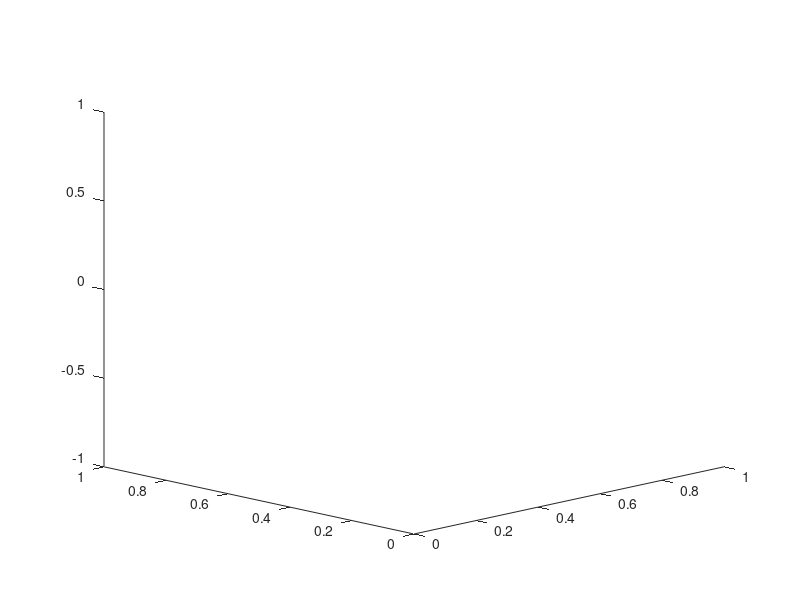

Recreate this plot in MATLAB. (Note: this script raises an error after producing the figure.)
clf;
clear all;

% Creates a log of the command window and clears any previous logs
dfile ='CommandWindowLog';
% if exist(dfile, 'file') ; delete(dfile); end
diary(dfile)
diary on

hold on;

% Orient the plot/workspace viewport

% azimuth, az, is the horizontal rotation about the z-axis as measured in degrees from the negative y-axis.
% Positive values indicate counterclockwise rotation of the viewpoint
az = -45;
% el is the vertical elevation of the viewpoint in degrees.
% Positive values of elevation correspond to moving above the object; negative values correspond to moving below the object.
el = 15;

view(az,el);

%% Place the robot base according to your student number.
%  For an 8 digit student number: xxxxyyyy, the base must be [x.xxx,y.yyy,1]meters.
%  So, for student number: 10052821,  robot.base = transl( [1.005, 2.821, 1]);

mdl_puma560;
robot = p560;

% Student number = 12876785
baseLocation = [1.287,6.785,1];
robot.base = robot.base * transl(baseLocation);

axis([-2+baseLocation(1) 2+baseLocation(1) -2+baseLocation(2) 2+baseLocation(2) -1.5 2.5]);
robot.teach();
startQ = [0,0,0,0,0,0];
robot.animate(startQ);


%% Show calculations to determine the tool offset as a homogeneous transform matrix to attach the blasting nozzle (shown in the figure) to the robot (4)

blastStreamAngle = deg2rad(45);
toolOffset = [0,0,(200*tan(blastStreamAngle))/1000]; % Tool offset in meters
toolOffset = [0,0,0.2]; % Tool offset in meters

toolTransform = transl(toolOffset);
robot.tool=toolTransform;

robotTransform = robot.fkine(robot.getpos);
Transform = robotTransform*toolTransform;

plot3(Transform(1,4),Transform(2,4),Transform(3,4),'.','Color','b','MarkerSize',10);
% Transform = robotTransform +;

%% Choose a location for the drum based upon your personalised robot location

drumPosition = baseLocation;
drumPosition(1) = drumPosition(1)-0.75;
drumPosition(3) = drumPosition(3)-1.5;

drum = LoadObject("Drum.ply",drumPosition,0);

%% In your report, show (a) the robot base transform, (b) the drum transform and (c) the transform between the robot base and the drum

disp("Robot Base Transform");
robotBaseTransform = robot.base

disp("Robot Drum Transform");
drumTransform = transl(drumPosition)

disp("Transform Between Base and Drum");
robotDrumTransform = robotBaseTransform * drumTransform

%% Show how you used an inverse kinematic solver to find a starting pose that points the nozzle at one corner of the white window on the drum (2).
%  Remember you can use “Tools->Data Tips” in the Matlab figure window to find the [x,y,z] of the corners of the white window.

% Window corner point from data tips = [1.983,6.84,0.591]

drumOriginToCorner1=[0.3856,0.0550,0.5910];
windowCorner1 = drumPosition+drumOriginToCorner1;

drumOriginToCorner2=[0.1964,0.0550,0.5910];
windowCorner2 = drumPosition+drumOriginToCorner2

robot.animate(deg2rad([0,170,-35,0,0,0])); %initial guess for ikcon

% windowCorner = [0.8,6.84,0.591];
startPose = windowCorner1;
startPose(3) = startPose(3)+0.3;
% startPose(3) = startPose(3);
robotPose = CalculateQ(robot,startPose);
robot.animate(robotPose);

robotStartTransform = robot.fkine(robot.getpos);
% startPoint = robotStartTransform(1:3,4)';
endPoint = windowCorner2;
endPoint(3) = endPoint(3)+0.3;
% endPoint(2) = endPoint(2) - 0.3;
velocity = 0.1892;

% Control allignment of end effector along trajectory
rpy=tr2rpy(robot.fkine(robot.getpos));
rpy(3)=rpy(3)+pi;
axis = -rpy; % Move along x axis

launching = false;

% [qMatrix,trajectoryPlot] = ResolveMotionRateControlCalculateTrajectory(robot,endPoint,velocity,axis,launching);
[q,qd,qdd] = Lab9Solution_Question3(robot,endPoint,velocity,axis,launching);

AnimateTrajectory(robot,q);

% Delete previous trajectory plot
% delete(trajectoryPlot);
% trajectoryPlot = [];

function AnimateTrajectory (robot,trajectory)

% Iterate the robot arms through their movement
for trajStep = 1:size(trajectory,1)
    
    Q = trajectory(trajStep,:);
    
    % calculate end effector position using fkine
    %     fkine = robot.fkine(robot.getpos());
    %     endEffectorPosition = fkine(1:3,4);
    
    %                 plot3(endEffectorPosition(1),endEffectorPosition(2),endEffectorPosition(3),'k.','LineWidth',1);
    
    % Animate robot through a fraction of the total movement
    robot.animate(Q);
    
    drawnow();
end
end

function [endQ] = CalculateQ(robot,point)

% % Calculating rotation of the end transform depending on object position
% if sign(point(2)) ~= 0
%     rotationTransformX = sign(point(1))*-trotx(pi/2);
% else
%     rotationTransformX = 1;
% end
%
% if sign(point(1)) ~= 0
%     rotationTransformY = sign(point(1))*troty(pi/2);
% else
%     rotationTransformY = 1;
% end

% End tranformation for the end effector
endTransform = transl(point)*troty(pi);

% endTransform = transl(point)*rotationTransformY*rotationTransformX;

% Use endTransform to find the joint orientations for the end position
endQ = robot.ikcon(endTransform,robot.getpos);

endTransformCheck = robot.fkine(endQ);

% Difference (absolute positive magnitude) between the specified end Transform and actual
% end Tansform calculated by ikcon (inverse kinematics)
transformError = abs(endTransformCheck) - abs(endTransform);

% Position error
translationError = transformError(1:3,4)';

% Rotation error
rotationError = rad2deg(tr2rpy(transformError(1:3,1:3)));

% Display errors
disp('Transformation Error: ')
disp(transformError);

disp('Translation Error: ')
disp(translationError);

disp('Rotation Error (degrees): ')
disp(rotationError);

end

function [qMatrix,trajectoryPlot]=ResolveMotionRateControlCalculateTrajectory(robot,endPoint,velocity,axis,steps,launching)

%%%%%%%%%%%%%%%%%%%%%%%%%%%%%%%%%%%%%%%%%%%%%%%%%%%%%%%%
% Modified from 41013 Robotics week 9 material
% "Lab9Solution_Question1.m"
%%%%%%%%%%%%%%%%%%%%%%%%%%%%%%%%%%%%%%%%%%%%%%%%%%%%%%%%

% Calculate distance to point to scale the number of steps for
% each trajectory
 
% % Transform = robotTransform*toolTransform;
robotTransform = robot.fkine(robot.getpos);
startPoint = robotTransform(1:3,4)';
distanceToEndPoint = norm(endPoint-startPoint);

% Robotics
% Lab 9 - Question 1 - Resolved Motion Rate Control in 6DOF
% 1.1) Set parameters for the simulation
% mdl_puma560;        % Load robot model
% t = (distanceToEndPoint)/velocity;             % Total time (s)
% deltaT = 0.005;      % Control frequency
% steps = round(t/deltaT,0,'decimals');   % No. of steps for simulation
% delta = 2*pi/steps; % Small angle change
% epsilon = 0.1;      % Threshold value for manipulability/Damped Least Squares
% W = diag([1 1 1 0.1 0.1 0.1]);    % Weighting matrix for the velocity vector 1s for more weighting than 0.1 angular velocities

t = 10;             % Total time (s)
deltaT = 0.02;      % Control frequency
% steps = t/deltaT;   % No. of steps for simulation
delta = 2*pi/steps; % Small angle change
epsilon = 0.1;      % Threshold value for manipulability/Damped Least Squares
W = diag([1 1 1 0.1 0.1 0.1]);    % Weighting matrix for the velocity vector

% 1.2) Allocate array data
m = zeros(steps,1);             % Array for Measure of Manipulability
qMatrix = zeros(steps,6);       % Array for joint anglesR
qdot = zeros(steps,6);          % Array for joint velocities
theta = zeros(3,steps);         % Array for roll-pitch-yaw angles
x = zeros(3,steps);             % Array for x-y-z trajectory
positionError = zeros(3,steps); % For plotting trajectory error
angleError = zeros(3,steps);    % For plotting trajectory error

% % Modify the rotation of the end effector based on the object position
% if endPoint(1)>0.01
%     objectTransform = troty(-pi/2);
% elseif endPoint(1) <0.01
%     objectTransform = troty(pi/2);
% else
%     objectTransform = eye(4);
% end
%
% if endPoint(2)>0.01
%     objectTransform = objectTransform*trotx(-pi/2);
% elseif endPoint(2) <0.01
%     objectTransform = objectTransform*trotx(pi/2);
% end
%
% rpy = tr2rpy(objectTransform);

% 1.3) Set up trajectory, initial pose
s = lspb(0,1,steps);                % Trapezoidal trajectory scalar
for i=1:steps
    x(1,i) = (1-s(i))*startPoint(1) + s(i)*endPoint(1); % Points in x
    x(2,i) = (1-s(i))*startPoint(2) + s(i)*endPoint(2); % Points in y
    if launching == true
        x(3,i) = startPoint(3) + sqrt((hypot(startPoint(2),startPoint(1)))^2-((hypot(x(1,i),x(2,i))))^2);% Points in z
    elseif launching == false
        x(3,i) = (1-s(i))*startPoint(3) + s(i)*endPoint(3); % Points in z
        %     x(3,i) = endPoint(3) + 0.2*sin(i*delta); % Points in z
        
        
    end
     theta(1,i) = axis(2);                                        % Roll angle % pi/2 alligns y to trajectory
    theta(2,i) = axis(1);                                        % Pitch angle   % pi/2 alligns x to trajectory
    theta(3,i) = axis(3);                                        % Yaw angle % pi/2 alligns z to trajectory
    
end

q0 = zeros(1,6);                                                            % Initial guess for joint angles

% robotTransform * trotx(deg2rad(axis(2)))*troty(deg2rad(axis(1)))*trotz(deg2rad(axis(3)));
qMatrix(1,:) = robot.ikcon(robotTransform,robot.getpos);                                            % Solve joint angles to achieve first waypoint

% 1.4) Track the trajectory with RMRC
for i = 1:steps-1
    T = robot.fkine(qMatrix(i,:));                                           % Get forward transformation at current joint state
    deltaX = x(:,i+1) - T(1:3,4);                                         	% Get position error from next waypoint
    Rd = rpy2r(theta(1,i+1),theta(2,i+1),theta(3,i+1));                     % Get next RPY angles, convert to rotation matrix
    Ra = T(1:3,1:3);                                                        % Current end-effector rotation matrix
    Rdot = (1/deltaT)*(Rd - Ra);                                            % Calculate rotation matrix error
    S = Rdot*Ra';                                                           % Skew symmetric!
    linear_velocity = (1/deltaT)*deltaX;
    angular_velocity = [S(3,2);S(1,3);S(2,1)];                              % Check the structure of Skew Symmetric matrix!!
    deltaTheta = tr2rpy(abs(Rd*Ra'));                                            % Convert rotation matrix to RPY angles. Gives error as rotation matrix times its transform should equal the indentity matrix
    xdot = W*[linear_velocity;angular_velocity];                          	% Calculate end-effector velocity to reach next waypoint.
    J = robot.jacob0(qMatrix(i,:));                                          % Get Jacobian at current joint state. Jacob gives with respect to base!!!
    m(i) = sqrt(abs(det(J*J')));
    if m(i) < epsilon                                                       % If manipulability is less than given threshold (epsilon was set at top)
        lambda = (1 - m(i)/epsilon)*5E-2; % If manipubility is insufficient then damping will be < 0
    else
        lambda = 0; % If manipubility is sufficient then damping will be = 0
    end
    invJ = inv(J'*J + lambda *eye(6))*J';                                   % DLS Inverse
    qdot(i,:) = (invJ*xdot)';                                               % Solve the RMRC equation (you may need to transpose the         vector)
    for j = 1:6                                                             % Loop through joints 1 to 6
        if qMatrix(i,j) + deltaT*qdot(i,j) < robot.qlim(j,1)                     % If next joint angle is lower than joint limit...
            qdot(i,j) = 0; % Stop the motor
        elseif qMatrix(i,j) + deltaT*qdot(i,j) > robot.qlim(j,2)                 % If next joint angle is greater than joint limit ...
            qdot(i,j) = 0; % Stop the motor
        end
    end
    qMatrix(i+1,:) = qMatrix(i,:) + deltaT*qdot(i,:);                         	% Update next joint state based on joint velocities
    positionError(:,i) = x(:,i+1) - T(1:3,4);                               % For plotting
    angleError(:,i) = deltaTheta;                                           % For plotting
end

Transfrom = robot.fkine(qMatrix(end,:));
            endPosition = Transfrom(1:3,4)';
            
            error = endPosition-endPoint;
            errorMax = max(abs(error));
            
            trajectoryPlot = plot3(x(1,:),x(2,:),x(3,:),'k.','LineWidth',1);
% Display errors
disp('End Point Translation Error: ')
disp(error);

disp('End Point Maximum Translation Error: ')
disp(errorMax);

disp('End Point Rotation Error (degrees): ')
disp(rad2deg(angleError(:,end))');

end

function [objectMesh_h] = LoadObject(objectName, position, orientation)

%%%%%%%%%%%%%%%%%%%%%%%%%%%%%%%%%%%%%%%%%%%%%%%%%%%%%%%%
% Modified from 41013 Robotics week 4 material material
% "PuttingSimulatedObjectsIntoTheEnvironment.m"
%%%%%%%%%%%%%%%%%%%%%%%%%%%%%%%%%%%%%%%%%%%%%%%%%%%%%%%%

% Loads object into environment in specified position and orientation

[f,v,data] = plyread(objectName,'tri');

% Scale the colours to be 0-to-1 (they are originally 0-to-255
vertexColours = [data.vertex.red, data.vertex.green, data.vertex.blue] / 255;

% Then plot the trisurf
objectMesh_h = trisurf(f,v(:,1),v(:,2), v(:,3) ...
    ,'FaceVertexCData',vertexColours,'EdgeColor','interp','EdgeLighting','flat');

% Get vertex count
objectVertexCount = size(v,1);

% Move center point to origin
midPoint = sum(v)/objectVertexCount;
objectVerts = v - repmat(midPoint,objectVertexCount,1);

innacuracyOffset = 0.006518;

position = [position(1)+midPoint(1)*cos(orientation),position(2)+midPoint(1)*sin(orientation),position(3)+midPoint(3)];

% Move forwards (facing in -y direction)
forwardTR = makehgtform('translate',position-innacuracyOffset);

% % Random rotate about Z
rotateTR = makehgtform('zrotate',orientation);

objectPose = eye(4);

% Move the pose forward and a slight and random rotation
objectPose = objectPose * forwardTR *rotateTR;
updatedPoints = [objectPose * [objectVerts,ones(objectVertexCount,1)]']';

% Now update the Vertices
objectMesh_h.Vertices = updatedPoints(:,1:3);
drawnow();

end

function [q,qd,qdd] = Lab9Solution_Question3(robot,endPoint,velocity,axis,launching)

% close all
% clear all
% clc
% 
% mdl_puma560    
qZero = zeros(1,6); % Initial joint angle guess for ikcon
tau_max = [97.7 186.4 89.4 24.2 20.1 21.3]';                                % Maximum joint torque of the Puma560

%%%%%%%%%% Variables to change %%%%%%%%%%%%%%%%%%%%%%%%%%%%%%%%%%%%%%%%%%%
robotTransform = robot.fkine(robot.getpos);
startPoint = robotTransform(1:3,4)';
distanceToEndPoint = norm(endPoint-startPoint);

time = distanceToEndPoint/velocity;



% time = 0.2;                                                                  % Total time to execute the motion
T1 = [[0 -1 0; 0 0 1; -1 0 0] [0;0.7;0];zeros(1,3) 1];                      % First pose
q1 = robot.ikcon(T1,qZero);                                                     % Inverse kinematics for 1st pose
T2 = [[0 0 1;0 -1 0; 1 0 0] [0.5;0;0.6];zeros(1,3) 1];                      % Second pose
q2 = robot.ikcon(T2,qZero);                                                     % Inverse kinematics for 2nd pose

%%%%%%%%%%%%%%%%%%%%%%%%%%%%%%%%%%%%%%%%%%%%%%%%%%%%%%%%%%%%%%%%%%%%%%%%%%
dt = 1/100;                                                                 % Set control frequency at 100Hz
steps = round(time/dt,0,'decimals');                                                            % No. of steps along trajectory

% s = lspb(0,1,steps);                                                      % Generate trapezoidal velocity profile
% for i = 1:steps
%     q(i,:) = (1-s(i))*q1 + s(i)*q2;
% end
% q = jtraj(q1,q2,steps);                                                     % Quintic polynomial profile
[q,trajectoryPlot] = ResolveMotionRateControlCalculateTrajectory(robot,endPoint,velocity,axis,steps,launching);

qd = zeros(steps,6);                                                        % Array of joint velocities
qdd = nan(steps,6);                                                         % Array of joint accelerations
tau = nan(steps,6);                                                         % Array of joint torques
mass = 2.09;                                                                  % Payload mass (kg)
robot.payload(mass,[0.1;0;0]);                                               % Set payload mass in Puma 560 model: offset 0.1m in x-direction

% Execute equations from week 9 lectures on dynamics
for i = 1:steps-1
    
    % Discrete time propagation
    % q(t) = q(t-1) + dt*qd(t-1) + (dt^2)*qdd(t-1)
    qdd(i,:) = (1/dt)^2 * (q(i+1,:) - q(i,:) - dt*qd(i,:));                 % Calculate joint acceleration to get to next set of joint angles
    M = robot.inertia(q(i,:));                                               % Calculate inertia matrix at this pose
    % Coriolis (C) is either a matrix*vector = vector or just a straight up vector
    C = robot.coriolis(q(i,:),qd(i,:));                                      % Calculate coriolis matrix at this pose
    g = robot.gravload(q(i,:));                                              % Calculate gravity vector at this pose
    % tau = M*qdd + C*qd + g
    tau(i,:) = (M*qdd(i,:)' + C*qd(i,:)' + g')';                            % Calculate the joint torque needed
    for j = 1:6
        if abs(tau(i,j)) > tau_max(j)                                       % Check if torque exceeds limits
            tau(i,j) = sign(tau(i,j))*tau_max(j);                           % Cap joint torque if above limits
        end
    end
    % tau = M*qdd + C*qd + g
    % rearanging
    % qdd = M^-1(tau - C*qd - g)
    qdd(i,:) = (inv(M)*(tau(i,:)' - C*qd(i,:)' - g'))';                     % Re-calculate acceleration based on actual torque
    q(i+1,:) = q(i,:) + dt*qd(i,:) + dt^2*qdd(i,:);                         % Update joint angles based on actual acceleration
    qd(i+1,:) = qd(i,:) + dt*qdd(i,:);                                      % Update the velocity for the next pose
end

t = 0:dt:(steps-1)*dt;                                                      % Generate time vector

% %% Visulalisation and plotting of results
% 
% % Plot joint angles
% figure(1)
% for j = 1:6
%     subplot(3,2,j)
%     plot(t,q(:,j)','k','LineWidth',1);
%     refline(0,robot.qlim(j,1));
%     refline(0,robot.qlim(j,2));
%     ylabel('Angle (rad)');
%     box off
% end
% 
% % Plot joint velocities
% figure(2)
% for j = 1:6
%     subplot(3,2,j)
%     plot(t,qd(:,j)*30/pi,'k','LineWidth',1);
%     refline(0,0);
%     ylabel('Velocity (RPM)');
%     box off
% end
% 
% % Plot joint acceleration
% figure(3)
% for j = 1:6
%     subplot(3,2,j)
%     plot(t,qdd(:,j),'k','LineWidth',1);
%     ylabel('rad/s/s');
%     refline(0,0)
%     box off
% end
% 
% % Plot joint torques
% figure(4)
% for j = 1:6
%     subplot(3,2,j)
%     plot(t,tau(:,j),'k','LineWidth',1);
%     refline(0,tau_max(j));
%     refline(0,-tau_max(j));
%     ylabel('Nm');
%     box off
% end
% 
% % figure(6)
% % robot.plot(q,'fps',steps)

end